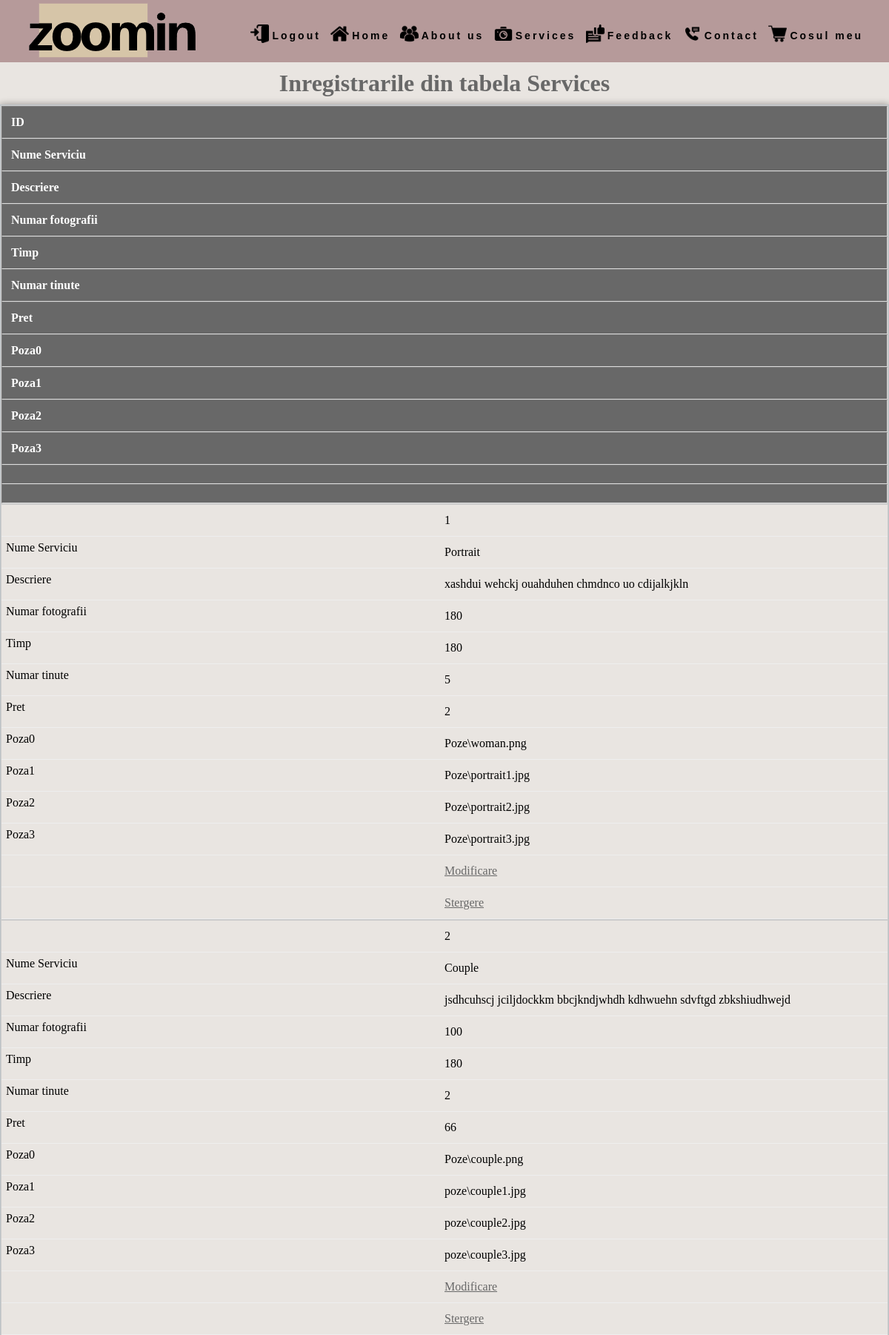
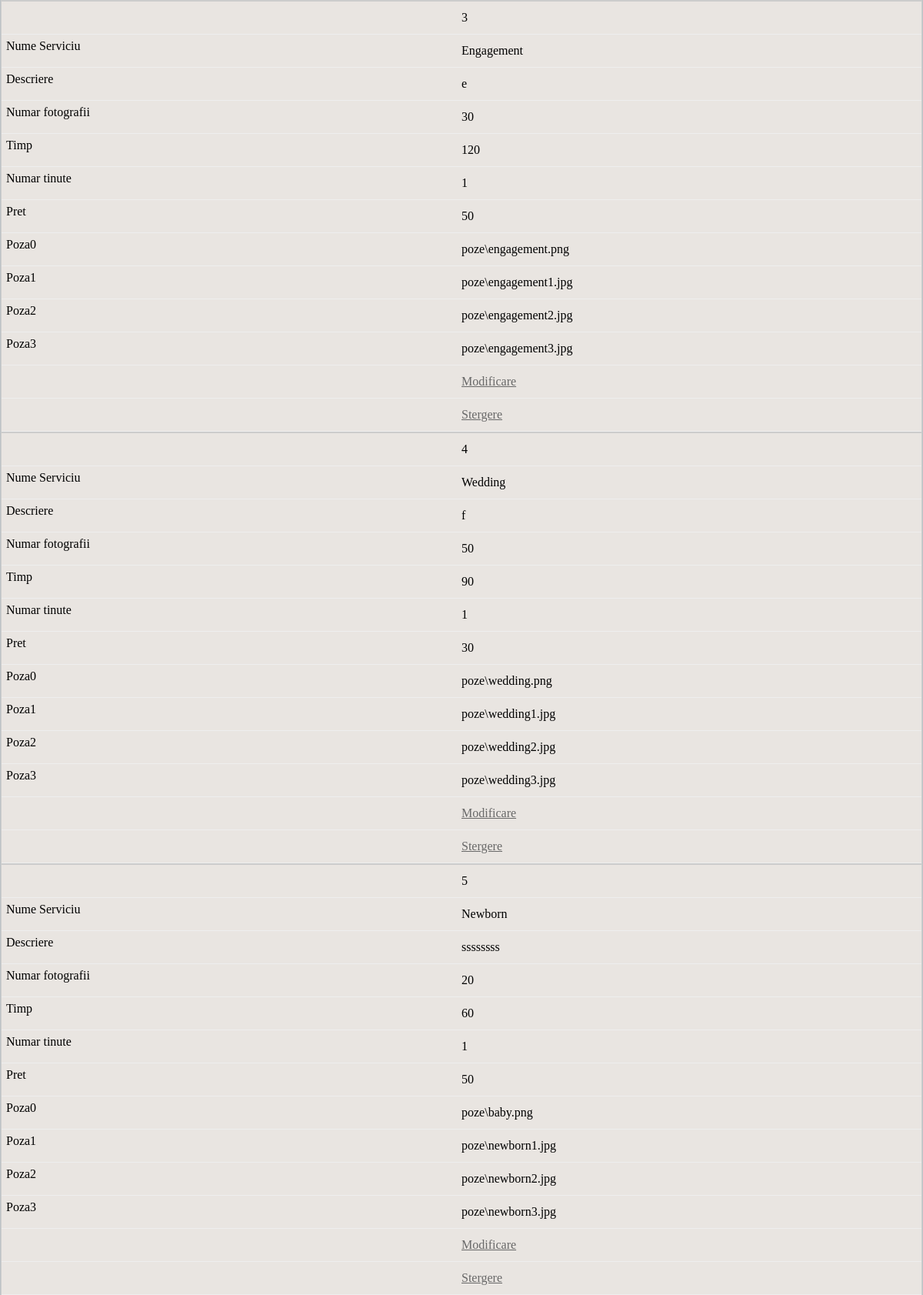
The page /admin/index.php (signed in, upper part) on the database its author committed (2 pictures, top to bottom).
### tables this page shows
CREATE TABLE `services` (
  `id` int(11) NOT NULL,
  `servicename` varchar(255) NOT NULL,
  `code` varchar(255) NOT NULL,
  `description` varchar(255) NOT NULL,
  `phnumber` int(11) NOT NULL,
  `timeph` int(255) NOT NULL,
  `clothing` int(11) NOT NULL,
  `price` int(11) NOT NULL,
  `photo0` varchar(255) NOT NULL,
  `photo1` varchar(255) NOT NULL,
  `photo2` varchar(255) NOT NULL,
  `photo3` varchar(255) NOT NULL
);

### admin/index.php (the view, shortened to what this page needs)
<!DOCTYPE HTML PUBLIC "-//W3C//DTD HTML 4.01//EN" "http://www.w3.org/TR/html4/strict.dtd">
<html>
<head>
    <link rel="stylesheet" href="../style.css" />
</head>
<body>
    <nav>
        <div class="logo">
            <img src="../poze/icon.png" />
        </div>
        <ul class="nav-links">
            <li><img class="icon2" src="../poze\login.png" alt="login icon" style="width:25px; height:25px;" /><a href="/licenta/login"><?php echo isset($_SESSION['loggedin']) ? "Logout" : "Login"; ?></a></li>
            <li><img class="icon2" src="../poze\home.png" alt="home icon" style="width:25px; height:25px;" /><a href="/licenta/">Home</a></li>
            <li><img class="icon2" src="../poze\about.png" alt="about us icon" style="width:25px; height:25px;" /><a href="/licenta/about">About us</a></li>
            <li><img class="icon2" src="../poze\camera.png" alt="services icon" style="width:25px; height:25px;" /><a href="/licenta/services">Services</a>
            <li><img class="icon2" src="../poze\feedback.png" alt="feedback icon" style="width:25px; height:25px;" /><a href="/licenta/feedback">Feedback</a></li>
            <li><img class="icon2" src="../poze\contact.png" alt="contact icon" style="width:25px; height:25px;" /><a href="/licenta/contact">Contact</a></li>
            <li><img class="icon2" src="../poze\cart.png" alt="cart icon" style="width:25px; height:25px;" /><a href="/licenta/cart">Cosul meu</a></li>
        </ul>
    </nav>
    <h1 class="h1admin">Inregistrarile din tabela Services</h1>
    <?php
    require_once "../db/Conectare.php";
    if ($result = $mysqli->query("SELECT * FROM services ORDER BY id ")) {
        if ($result->num_rows > 0) {
            echo "<table class='admintable1' border='1' cellpadding='10'>";
            echo "<tr class='tableheader'><th>ID</th><th>Nume Serviciu</th><th>Descriere</th><th>Numar fotografii</th><th>Timp</th><th>Numar tinute</th><th>Pret</th><th>Poza0</th><th>Poza1</th><th>Poza2</th><th>Poza3</th><th></th><th></th></tr>";
            while ($row = $result->fetch_object()) {
                echo "<tr>";
                echo "<td>" . $row->id . "</td>";
                echo "<td>" . $row->servicename . "</td>";
                echo "<td>" . $row->description . "</td>";
                echo "<td>" . $row->phnumber . "</td>";
                echo "<td>" . $row->timeph . "</td>";
                echo "<td>" . $row->clothing . "</td>";
                echo "<td>" . $row->price . "</td>";
                echo "<td>" . $row->photo0 . "</td>";
                echo "<td>" . $row->photo1 . "</td>";
                echo "<td>" . $row->photo2 . "</td>";
                echo "<td>" . $row->photo3 . "</td>";
                echo "<td><a class='adminhref' href='./edit-service?id=" . $row->id . "'>Modificare</a></td>";
                echo "<td><a class='adminhref' href='./delete-service?id=" . $row->id . "'>Stergere</a></td>";
                echo "</tr>";
            }
            echo "</table>";
        } else {
            echo "Nu sunt inregistrari in tabela!";
        }
    } else {
        echo "Error: " . $mysqli->error();
    }
    ?>
    <br><a class='adminhref' href="../logout.php">Iesire</a>
</body>
</html>

### style.css (style rules this page uses)
body { overflow-x: hidden; background-color: #e9e5e1; }
nav { display: flex; justify-content: space-around; align-items: center; min-height: 8vh; background-color: #B69A9A; font-family: Verdana, Geneva, Tahoma, sans-serif; }
.logo { margin-top: 3px; color: rgb(0, 0, 0); text-transform: uppercase; letter-spacing: 5px; font-size: 20px; }
.nav-links { display: flex; justify-content: space-around; width: 70%; }
.nav-links li { list-style: none; }
.nav-links a { color: rgb(0, 0, 0); text-decoration: none; letter-spacing: 3px; font-weight: bold; font-size: 14px; }
li a { transition: all ease-in-out 250ms; }
.icon2 { position: relative; top: 5px; left: 4px; margin-right: 8px; }
.admintable1, .admintable2, .admintable3 { border: 1px solid #bdc3c7; box-shadow: 2px 2px 12px rgba(0, 0, 0, 0.2), -1px -1px 8px rgba(0, 0, 0, 0.2); margin-left: auto; margin-right: auto; }
tr { transition: all .2s ease-in; cursor: pointer; }
th, td { padding: 12px; text-align: left; border-bottom: 1px solid #ddd; }
.tableheader { background-color: #686868; color: #fff; }
.h1admin { font-weight: 600; text-align: center; color: #686868; padding: 10px 0px; }
@media only screen and (max-width: 1150px),
(min-device-width: 768px) and (max-device-width: 1024px) { table, thead, tbody, th, td, tr { display: block; } }
@media only screen and (max-width: 1150px),
(min-device-width: 768px) and (max-device-width: 1024px) { tr { border: 1px solid #ccc; } }
@media only screen and (max-width: 1150px),
(min-device-width: 768px) and (max-device-width: 1024px) { td { border: none; border-bottom: 1px solid #eee; position: relative; padding-left: 50%; } }
@media only screen and (max-width: 1150px),
(min-device-width: 768px) and (max-device-width: 1024px) { td:before { position: absolute; top: 6px; left: 6px; width: 45%; padding-right: 10px; white-space: nowrap; } }
@media only screen and (max-width: 1150px),
(min-device-width: 768px) and (max-device-width: 1024px) { .admintable1 td:nth-of-type(2):before { content: "Nume Serviciu"; } }
@media only screen and (max-width: 1150px),
(min-device-width: 768px) and (max-device-width: 1024px) { .admintable1 td:nth-of-type(3):before { content: "Descriere"; } }
@media only screen and (max-width: 1150px),
(min-device-width: 768px) and (max-device-width: 1024px) { .admintable1 td:nth-of-type(4):before { content: "Numar fotografii"; } }
@media only screen and (max-width: 1150px),
(min-device-width: 768px) and (max-device-width: 1024px) { .admintable1 td:nth-of-type(5):before { content: "Timp"; } }
@media only screen and (max-width: 1150px),
(min-device-width: 768px) and (max-device-width: 1024px) { .admintable1 td:nth-of-type(6):before { content: "Numar tinute"; } }
@media only screen and (max-width: 1150px),
(min-device-width: 768px) and (max-device-width: 1024px) { .admintable1 td:nth-of-type(7):before { content: "Pret"; } }
@media only screen and (max-width: 1150px),
(min-device-width: 768px) and (max-device-width: 1024px) { .admintable1 td:nth-of-type(8):before { content: "Poza0"; } }
@media only screen and (max-width: 1150px),
(min-device-width: 768px) and (max-device-width: 1024px) { .admintable1 td:nth-of-type(9):before { content: "Poza1"; } }
@media only screen and (max-width: 1150px),
(min-device-width: 768px) and (max-device-width: 1024px) { .admintable1 td:nth-of-type(10):before { content: "Poza2"; } }
@media only screen and (max-width: 1150px),
(min-device-width: 768px) and (max-device-width: 1024px) { .admintable1 td:nth-of-type(11):before { content: "Poza3"; } }
.adminhref { color: #686868; }

### rows shown on the page
services: id "1", servicename "Portrait", description "xashdui wehckj ouahduhen chmdnco uo cdijalkjkln", phnumber "180", timeph "180", clothing "5", price "2", photo0 "Poze\\woman.png", photo1 "Poze\\portrait1.jpg", photo2 "Poze\\portrait2.jpg", photo3 "Poze\\portrait3.jpg"
services: id "2", servicename "Couple", description "jsdhcuhscj jciljdockkm bbcjkndjwhdh kdhwuehn sdvftgd zbkshiudhwejd", phnumber "100", timeph "180", clothing "2", price "66", photo0 "Poze\\couple.png", photo1 "poze\\couple1.jpg", photo2 "poze\\couple2.jpg", photo3 "poze\\couple3.jpg"
services: id "3", servicename "Engagement", description "e", phnumber "30", timeph "120", clothing "1", price "50", photo0 "poze\\engagement.png", photo1 "poze\\engagement1.jpg", photo2 "poze\\engagement2.jpg", photo3 "poze\\engagement3.jpg"
services: id "4", servicename "Wedding", description "f", phnumber "50", timeph "90", clothing "1", price "30", photo0 "poze\\wedding.png", photo1 "poze\\wedding1.jpg", photo2 "poze\\wedding2.jpg", photo3 "poze\\wedding3.jpg"
services: id "5", servicename "Newborn", description "ssssssss", phnumber "20", timeph "60", clothing "1", price "50", photo0 "poze\\baby.png", photo1 "poze\\newborn1.jpg", photo2 "poze\\newborn2.jpg", photo3 "poze\\newborn3.jpg"
